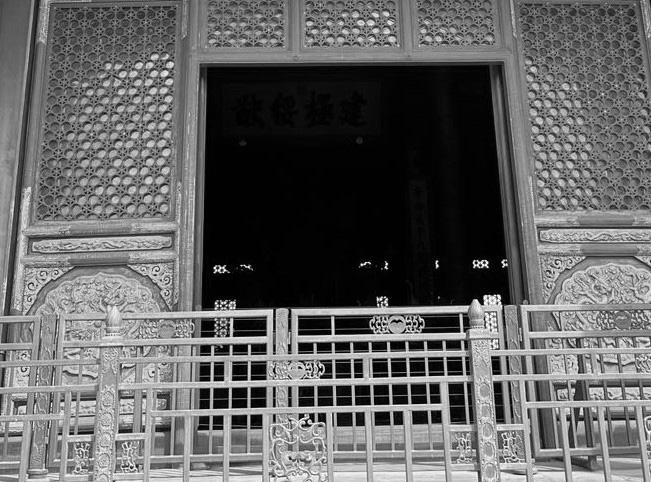
#> input picture E - 通识+专业课程资料/第6学期-机器视觉/Codes/work4/2.png, 651 x 482 px
$ python demo4-2.py
#> lines starting #> are read from the running program, lines starting #| are printed output that depends on the picture
#> further down, img is the input picture: shape (482, 651); min 0, max 255, mean 99.8
import cv2
import numpy as np

def homo(img, d0=10, rl=0.5, rh=2.5, c=2, h=2.0, l=0.5):
#> called with d0 = 10, rl = 0.5, rh = 2.5, c = 2, h = 2, l = 0.5
    img_log = np.log(img + 1e-5)      # 加上极小数防止 log(0) 报错
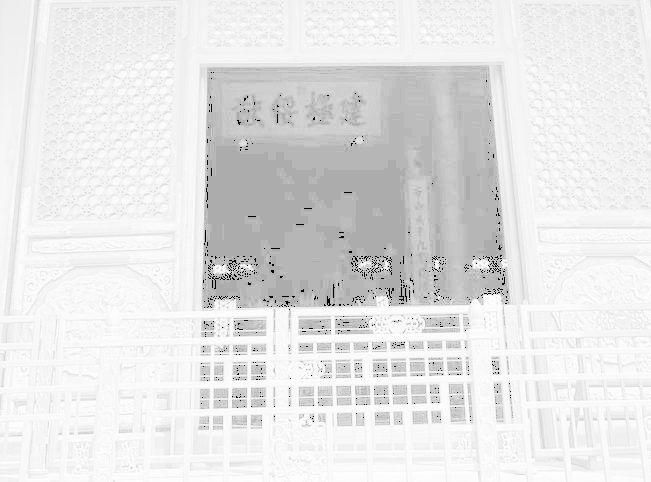
#> img_log: shape (482, 651) float64; min -11.51, max 5.54, mean 3.8; drawn with min black and max white
    rows, cols = img_log.shape
#> rows = 482; cols = 651
    Z = np.fft.fft2(img_log)          # 傅里叶变换 (FFT)
    Z = np.fft.fftshift(Z)            # FFT 中心化
    M, N = np.meshgrid(np.arange(-cols // 2, cols // 2), np.arange(-rows // 2, rows // 2))
    D = np.sqrt(M ** 2 + N ** 2)      # 计算欧氏距离

    # 频域滤波器 H(u,v)
    H = (rh - rl) * (1 - np.exp(-c * (D ** 2 / d0 ** 2))) + rl
    S = H * Z
    S = (h - l) * S + l              # 线性缩放并平移，控制滤波器的斜率

    img_s = np.fft.ifftshift(S)      # IFFT 逆中心化，撤销 fftshift 操作
    img_s = np.fft.ifft2(img_s)      # 傅里叶反变换(IFFT)
    img_g = np.real(img_s)           # IFFT 取实部
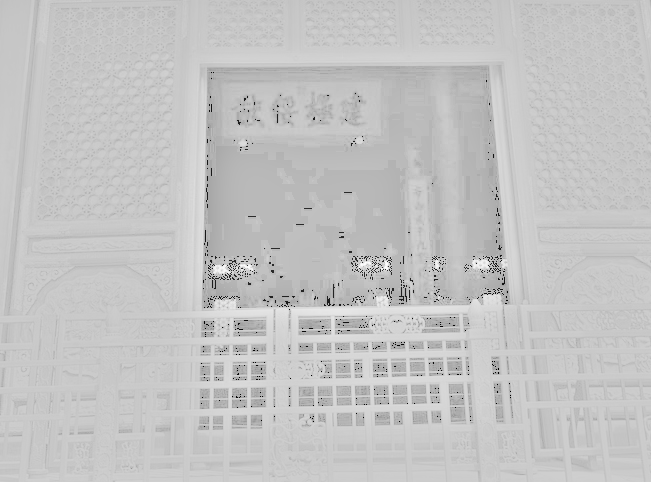
#> img_g: shape (482, 651) float64; min -56.52, max 20.94, mean 3.1; drawn with min black and max white

    img_g = np.exp(img_g) - 1        # 还原
    img_g = np.uint8(np.clip(img_g, 0, 255))
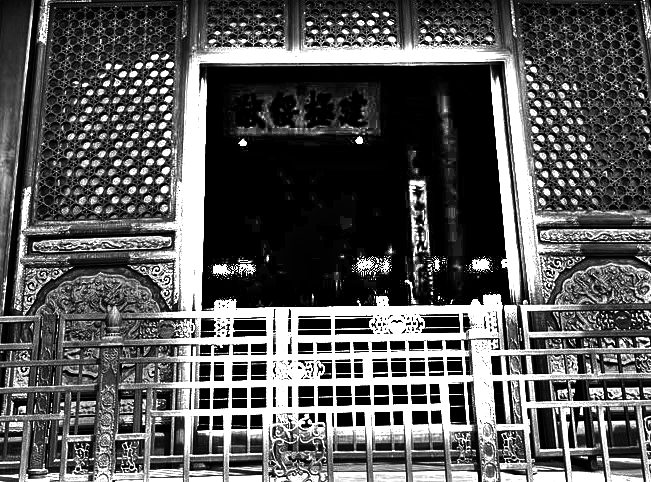
#> img_g: shape (482, 651); min 0, max 255, mean 89.4
    return img_g

img = cv2.imread('2.png', cv2.IMREAD_GRAYSCALE)
img_new = homo(img)

cv2.imwrite("img_new.png", img_new)
cv2.waitKey(0)
